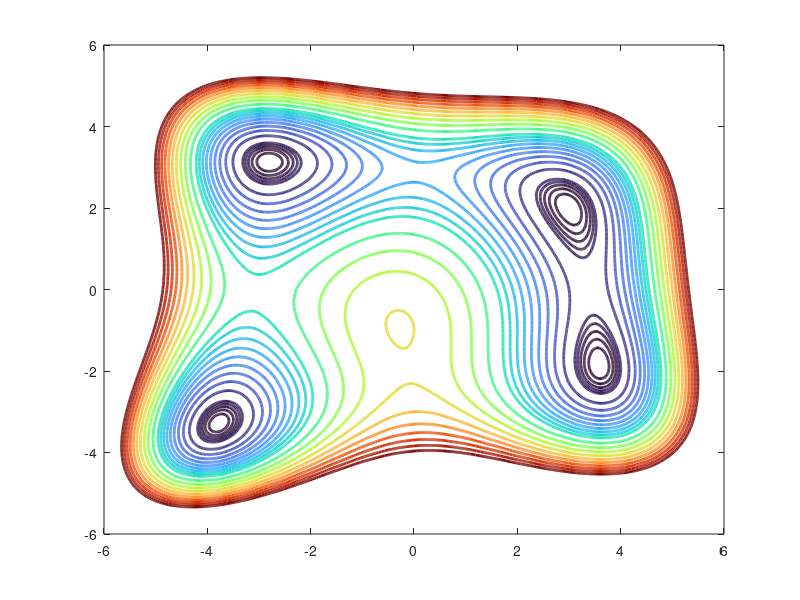

The MATLAB script that drew this image: (Note: this script raises an error after producing the figure.)
function [c, con] = contourHimmel(add_con, view, xminmax, yminmax, res, f, varargin)
% contourplot Generates a contour plot of the given function
% 
% Output:
%   figure    : The figure object
%%

if nargin < 5
    f = @(x1,x2) (x1.^2+x2-11).^2 + (x1+x2.^2-7).^2;
end

if nargin < 1
    add_con = false;
end

if nargin < 2
    view = 6;
end

if nargin < 3
    xminmax = 5;
    yminmax = 5;
    res = 50;
end

x = -view:1/res:view;
y = -view:1/res:view;
[X,Y] = meshgrid(x,y);
v = [0:2:10 10:10:100 100:20:300];
F = f(X,Y);
[m,c]=contour(X,Y,F,v,"linewidth",2);
colormap("turbo")

% Add constraints 
con = [];
if add_con
    % Con 1
    p1 = (x+2).^2;
    idx = abs(p1) <= view;
    p1 = p1(idx);
    xp = x(idx);
    xp = [xp,xp(end),xp(1),xp(1)];
    p1 = [p1,view, view, p1(1)];
    con1 = patch("XData", xp,"YData", p1,'FaceColor', 'red', 'FaceAlpha', 0.5, 'EdgeColor', 'k');
    
    % Con 2
    p2 = 4/10*x;
    idx2 = abs(x) <= view;
    p2 = p2(idx2);
    xp2 = x(idx2);
    xp2 = [xp2,xp2(end),xp2(1),xp2(1)];
    p2 = [p2,-view,-view,xp2(1)];
    con2 = patch("XData", xp2,"YData", p2,'FaceColor', 'red', 'FaceAlpha', 0.5, 'EdgeColor', 'k');
    
    % X con
    con3 = patch("XData", [-view, -xminmax, -xminmax,-view, -view],...
          "YData", [-view, -view, view, view, -view],...
          'FaceColor', 'red', 'FaceAlpha', 0.5, 'EdgeColor', 'k');
    con4 = patch("XData", [xminmax, view, view, xminmax, xminmax],...
          "YData", [-view, -view, view, view, -view],...
          'FaceColor', 'red', 'FaceAlpha', 0.5, 'EdgeColor', 'k');

    % Y con
    con5 = patch("XData", [-view, -view, view, view, -view],...
          "YData", [view, yminmax, yminmax, view, view],...
          'FaceColor', 'red', 'FaceAlpha', 0.5, 'EdgeColor', 'k');
    con6 = patch("XData", [-view, -view, view, view, -view],...
            "YData", [-yminmax, -view, -view, -yminmax, -yminmax],...
            'FaceColor', 'red', 'FaceAlpha', 0.5, 'EdgeColor', 'k');

    con = [con1, con2, con3, con4, con5, con6];

end
        
% Turns off the legend for the contour
set(get(get(c,'Annotation'),'LegendInformation' ),'IconDisplayStyle', 'off' );

% Appropiate labels for the plot
xlabel('x_1','Fontsize',14)
ylabel('x_2','Fontsize',14)
colorbar

axis([-view view -view view])

end